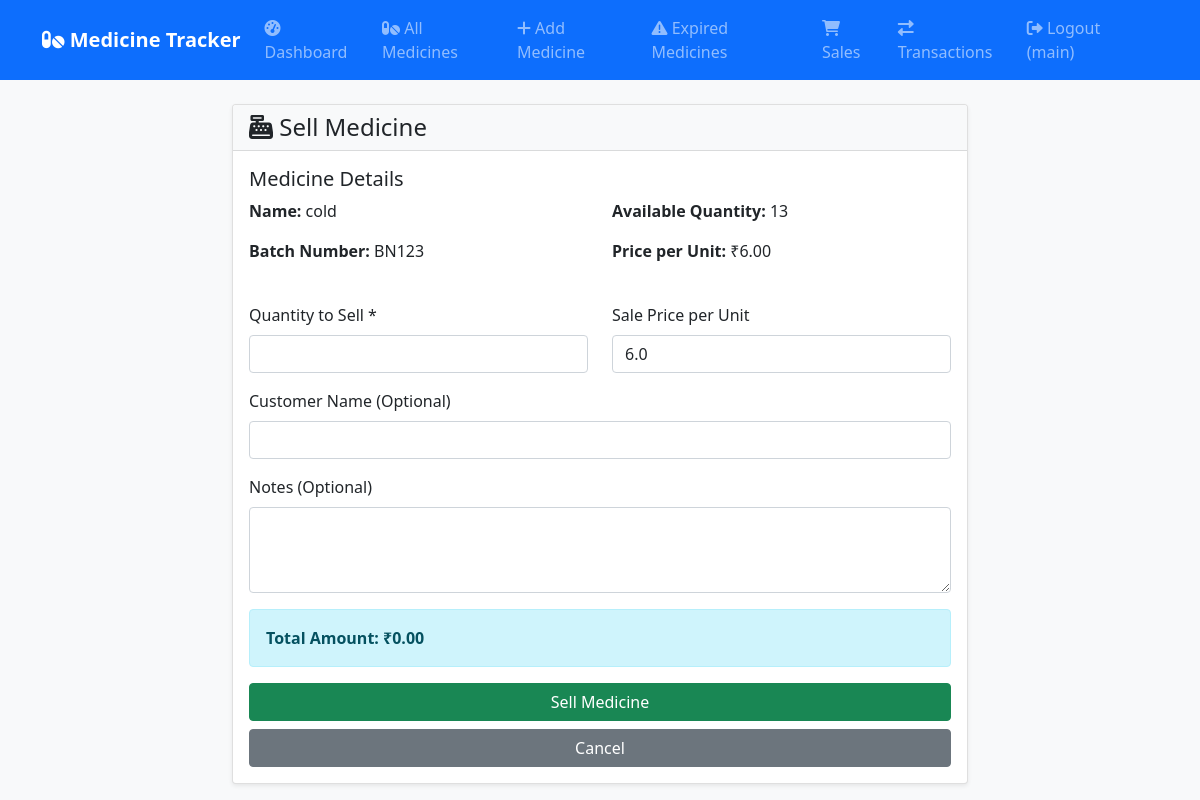
Screenshot of /sell_medicine/1 (signed in) with the database file from the repository.
### models.py (models this page shows, shortened)
class User(UserMixin, db.Model):
    id = db.Column(db.Integer, primary_key=True)
    username = db.Column(db.String(80), unique=True, nullable=False)
    email = db.Column(db.String(120), unique=True, nullable=False)
    password_hash = db.Column(db.String(128))
    created_at = db.Column(db.DateTime, default=datetime.utcnow)
    medicines = db.relationship('Medicine', backref='user', lazy=True)
    transactions = db.relationship('Transaction', backref='user', lazy=True)
    sales = db.relationship('Sale', backref='user', lazy=True)

class Medicine(db.Model):
    id = db.Column(db.Integer, primary_key=True)
    name = db.Column(db.String(100), nullable=False)
    batch_number = db.Column(db.String(50), nullable=False)
    category = db.Column(db.String(50), nullable=False, default='tablet')
    quantity = db.Column(db.Integer, nullable=False)
    price = db.Column(db.Float, nullable=False)
    expiry_date = db.Column(db.Date, nullable=False)
    low_stock_alert = db.Column(db.Integer, default=10)
    created_at = db.Column(db.DateTime, default=datetime.utcnow)
    user_id = db.Column(db.Integer, db.ForeignKey('user.id'), nullable=False)
    transactions = db.relationship('Transaction', backref='medicine', lazy=True)
    sales = db.relationship('Sale', backref='medicine', lazy=True)

### app.py (the view, shortened to what this page needs)
@app.route('/sell_medicine/<int:medicine_id>', methods=['GET', 'POST'])
@login_required
def sell_medicine(medicine_id):
    medicine = Medicine.query.get_or_404(medicine_id)
    if medicine.user_id != current_user.id:
        flash('Access denied')
        return redirect(url_for('medicines'))
    return render_template('sell_medicine.html', medicine=medicine)

### app.py (called while the page is built)
@login_manager.user_loader
def load_user(user_id):
    return User.query.get(int(user_id))

@app.context_processor
def inject_current_date():
    from datetime import date
    return {'current_date': date.today()}

@app.context_processor
def inject_navigation():
    categories = ['tablet', 'syrup', 'capsule', 'ointment', 'injection', 'drops', 'inhaler', 'cream', 'gel', 'powder']
    return {
        'navigation': [
            {'name': 'Dashboard', 'url': url_for('dashboard'), 'icon': 'fas fa-tachometer-alt'},
            {'name': 'All Medicines', 'url': url_for('medicines'), 'icon': 'fas fa-pills'},
            {'name': 'Add Medicine', 'url': url_for('add_medicine'), 'icon': 'fas fa-plus'},
            {'name': 'Expired Medicines', 'url': url_for('expired_medicines'), 'icon': 'fas fa-exclamation-triangle'},
            {'name': 'Sales', 'url': url_for('sales'), 'icon': 'fas fa-shopping-cart'},
            {'name': 'Transactions', 'url': url_for('transactions'), 'icon': 'fas fa-exchange-alt'},
        ],
        'categories': categories
    }

### templates/sell_medicine.html (shortened to what this page needs)
{% extends "base.html" %}
{% block content %}
<div class="row justify-content-center">
    <div class="col-md-8">
        <div class="card">
            <div class="card-header">
                <h4 class="mb-0"><i class="fas fa-cash-register"></i> Sell Medicine</h4>
            </div>
            <div class="card-body">
                <div class="mb-4">
                    <h5>Medicine Details</h5>
                    <div class="row">
                        <div class="col-md-6">
                            <p><strong>Name:</strong> {{ medicine.name }}</p>
                            <p><strong>Batch Number:</strong> {{ medicine.batch_number }}</p>
                        </div>
                        <div class="col-md-6">
                            <p><strong>Available Quantity:</strong> {{ medicine.quantity }}</p>
                            <p><strong>Price per Unit:</strong> ₹{{ "%.2f"|format(medicine.price) }}</p>
                        </div>
                    </div>
                </div>
                <form method="POST">
                    <div class="row">
                        <div class="col-md-6">
                            <div class="mb-3">
                                <label for="quantity" class="form-label">Quantity to Sell *</label>
                                <input type="number" class="form-control" id="quantity" name="quantity"
                                       min="1" max="{{ medicine.quantity }}" required>
                            </div>
                        </div>
                        <div class="col-md-6">
                            <div class="mb-3">
                                <label for="sale_price" class="form-label">Sale Price per Unit</label>
                                <input type="number" step="0.01" class="form-control" id="sale_price"
                                       name="sale_price" value="{{ medicine.price }}" min="0" required>
                            </div>
                        </div>
                    </div>
                    <div class="mb-3">
                        <label for="customer_name" class="form-label">Customer Name (Optional)</label>
                        <input type="text" class="form-control" id="customer_name" name="customer_name">
                    </div>
                    <div class="mb-3">
                        <label for="notes" class="form-label">Notes (Optional)</label>
                        <textarea class="form-control" id="notes" name="notes" rows="3"></textarea>
                    </div>
                    <div class="mb-3">
                        <div class="alert alert-info">
                            <strong>Total Amount: ₹<span id="totalAmount">0.00</span></strong>
                        </div>
                    </div>
                    <div class="d-grid gap-2">
                        <button type="submit" class="btn btn-success">Sell Medicine</button>
                        <a href="{{ url_for('medicines') }}" class="btn btn-secondary">Cancel</a>
                    </div>
                </form>
            </div>
        </div>
    </div>
</div>
{% endblock %}

### templates/base.html (shortened to what this page needs)
<!DOCTYPE html>
<html lang="en">
<head>
    <link href="https://cdn.jsdelivr.net/npm/bootstrap@5.1.3/dist/css/bootstrap.min.css" rel="stylesheet">
    <link href="https://cdnjs.cloudflare.com/ajax/libs/font-awesome/6.0.0/css/all.min.css" rel="stylesheet">
    <link href="{{ url_for('static', filename='style.css') }}" rel="stylesheet">
</head>
<body>
    <nav class="navbar navbar-expand-lg navbar-dark bg-primary">
        <div class="container">
            <a class="navbar-brand" href="{{ url_for('dashboard') }}">
                <i class="fas fa-pills"></i> Medicine Tracker
            </a>
            {% if current_user.is_authenticated %}
            <div class="collapse navbar-collapse" id="navbarNav">
                <ul class="navbar-nav me-auto">
                    {% for item in navigation %}
                    <li class="nav-item">
                        <a class="nav-link" href="{{ item.url }}">
                            <i class="{{ item.icon }}"></i> {{ item.name }}
                        </a>
                    </li>
                    {% endfor %}
                </ul>
                <div class="navbar-nav">
                    <a class="nav-link" href="{{ url_for('logout') }}">
                        <i class="fas fa-sign-out-alt"></i> Logout ({{ current_user.username }})
                    </a>
                </div>
            </div>
            {% endif %}
        </div>
    </nav>
    <div class="container mt-4">
        {% block content %}{% endblock %}
    </div>
</body>
</html>

### Static/style.css (style rules this page uses)
body { background-color: #f8f9fa; }
.card { box-shadow: 0 0.125rem 0.25rem rgba(0, 0, 0, 0.075); border: 1px solid rgba(0, 0, 0, 0.125); }
.card-header { background-color: #f8f9fa; border-bottom: 1px solid rgba(0, 0, 0, 0.125); }
.navbar-brand { font-weight: bold; }

### rows the page displays
User: username "main"
Medicine: name "cold", batch_number "BN123", quantity "13", price "6.00", sale_price "6.0"

### other values shown
{{ item.name }} "Dashboard" "All Medicines" "Add Medicine" "Expired Medicines" "Sales" "Transactions"
